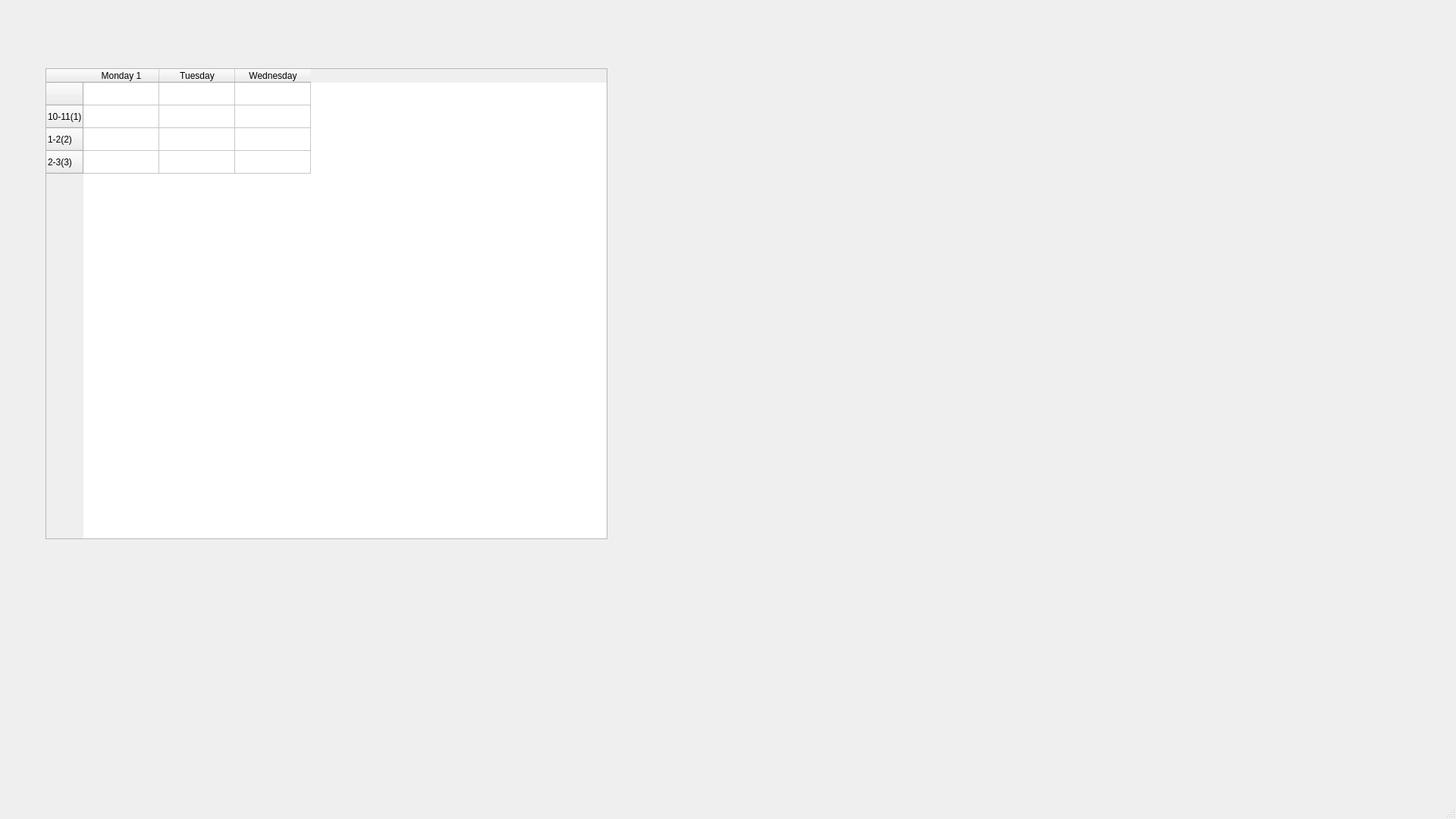
<?xml version="1.0" encoding="UTF-8"?>
<ui version="4.0">
 <class>MainWindow</class>
 <widget class="QMainWindow" name="MainWindow">
  <property name="geometry">
   <rect>
    <x>0</x>
    <y>0</y>
    <width>1920</width>
    <height>1080</height>
   </rect>
  </property>
  <property name="windowTitle">
   <string>MainWindow</string>
  </property>
  <widget class="QWidget" name="centralwidget">
   <widget class="QTableWidget" name="tableWidget">
    <property name="geometry">
     <rect>
      <x>60</x>
      <y>90</y>
      <width>741</width>
      <height>621</height>
     </rect>
    </property>
    <row>
     <property name="text">
      <string/>
     </property>
    </row>
    <row>
     <property name="text">
      <string>10-11(1)</string>
     </property>
    </row>
    <row>
     <property name="text">
      <string>1-2(2)</string>
     </property>
    </row>
    <row>
     <property name="text">
      <string>2-3(3)</string>
     </property>
    </row>
    <column>
     <property name="text">
      <string>Monday 1</string>
     </property>
    </column>
    <column>
     <property name="text">
      <string>Tuesday</string>
     </property>
    </column>
    <column>
     <property name="text">
      <string>Wednesday</string>
     </property>
    </column>
   </widget>
  </widget>
  <widget class="QMenuBar" name="menubar">
   <property name="geometry">
    <rect>
     <x>0</x>
     <y>0</y>
     <width>1920</width>
     <height>26</height>
    </rect>
   </property>
  </widget>
  <widget class="QStatusBar" name="statusbar"/>
 </widget>
 <resources/>
 <connections/>
</ui>
